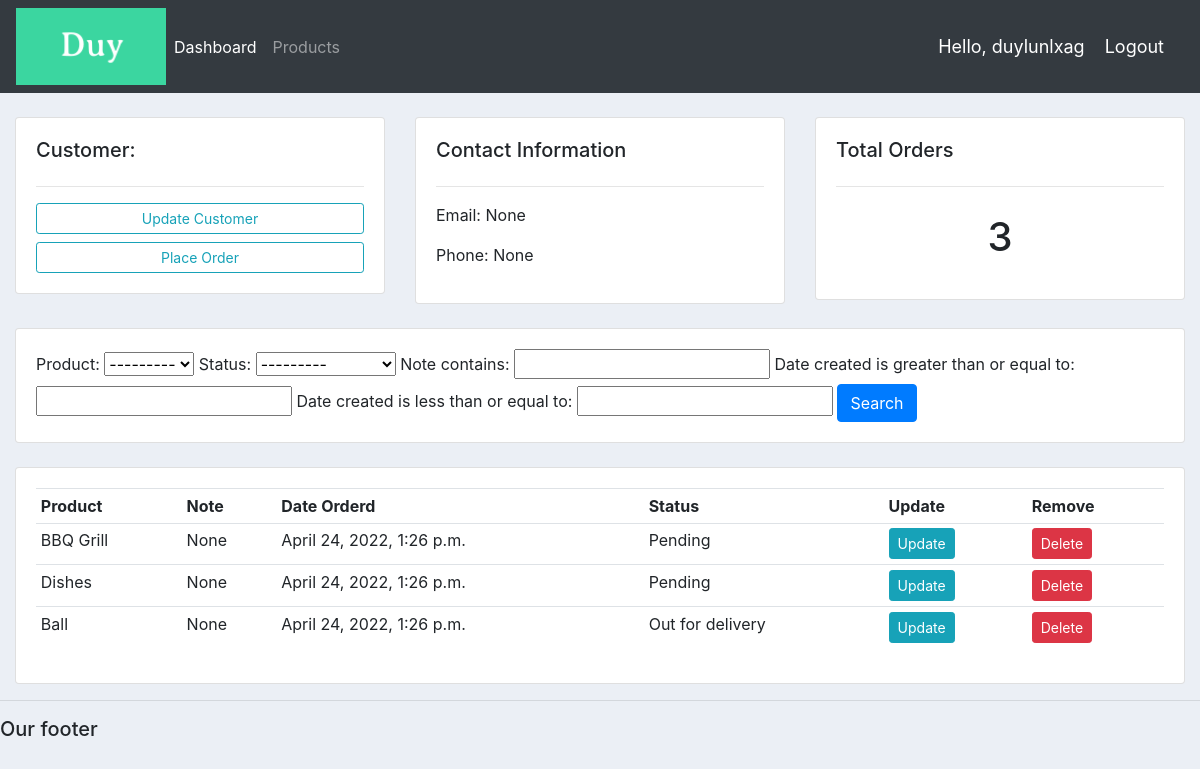
Page /customer/3/ (signed in) on the earlier database version.
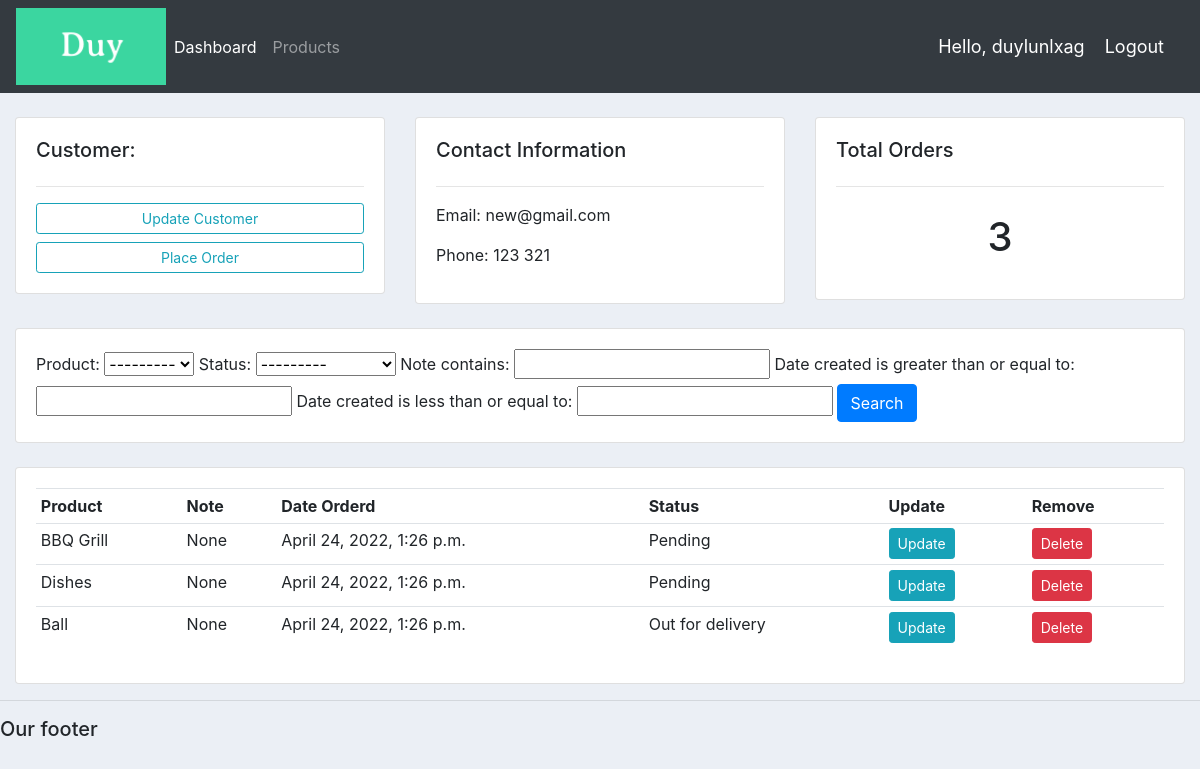
Same page on the later database version.
### accounts/models.py (models this page shows, shortened)
class Customer(models.Model):
	user = models.OneToOneField(User, null=True, blank=True, on_delete=models.CASCADE)
	name = models.CharField(max_length=200, null=True)
	phone = models.CharField(max_length=200, null=True)
	email = models.CharField(max_length=200, null=True)
	profile_pic = models.ImageField(default="profile1.png", null=True, blank=True)
	date_created = models.DateTimeField(auto_now_add=True, null=True)

### accounts/decorators.py (the view)
		def wrapper_func(request, *args, **kwargs):
			group = None
			if request.user.groups.exists():
				group = request.user.groups.all()[0].name
			if group in allowed_roles:
				return view_func(request, *args, **kwargs)
			else:
				return HttpResponse('You are not authorized to view this page')

### accounts/models.py (called while the page is built)
	def __str__(self):
		return self.name

### accounts/views.py (called while the page is built)
@login_required(login_url='login')
@allowed_users(allowed_roles=['admin'])
def customer(request, pk_test):
	customer = Customer.objects.get(id=pk_test)
	orders = customer.order_set.all()
	order_count = orders.count()
	myFilter = OrderFilter(request.GET, queryset=orders)
	orders = myFilter.qs
	context = {'customer':customer, 'orders':orders, 'order_count':order_count,
	'myFilter':myFilter}
	return render(request, 'accounts/customer.html',context)

### accounts/templates/accounts/customer.html
{%  extends 'accounts/main.html' %}
{% block content %}
	<br>
<div class="row">
	<div class="col-md">
		<div class="card card-body">
			<h5>Customer:</h5>
			<hr>
			<a class="btn btn-outline-info  btn-sm btn-block" href="">Update Customer</a>
			<a class="btn btn-outline-info  btn-sm btn-block" href="{% url 'create_order' customer.id %}">Place Order</a>
		</div>
	</div>
	<div class="col-md">
		<div class="card card-body">
			<h5>Contact Information</h5>
			<hr>
			<p>Email: {{customer.email}}</p>
			<p>Phone: {{customer.phone}}</p>
		</div>
	</div>
	<div class="col-md">
		<div class="card card-body">
			<h5>Total Orders</h5>
			<hr>
			<h1 style="text-align: center;padding: 10px">{{order_count}}</h1>
		</div>
	</div>
</div>
<br>
<div class="row">
	<div class="col">
		<div class="card card-body">
			<form method="get">
				{{myFilter.form}}
		    <button class="btn btn-primary" type="submit">Search</button>
		  </form>
		</div>
	</div>
</div>
<br>
<div class="row">
	<div class="col-md">
		<div class="card card-body">
			<table class="table table-sm">
				<tr>
					<th>Product</th>
					<th>Note</th>
					<th>Date Orderd</th>
					<th>Status</th>
					<th>Update</th>
					<th>Remove</th>
				</tr>
				{% for order in orders %}
				<tr>
					<td>{{order.product}}</td>
					<td>{{order.note}}</td>
					<td>{{order.date_created}}</td>
					<td>{{order.status}}</td>
					<td><a class="btn btn-sm btn-info" href="{% url 'update_order' order.id %}">Update</a></td>
					<td><a class="btn btn-sm btn-danger" href="{% url 'delete_order' order.id %}">Delete</a></td>
				</tr>
				{% endfor %}
			</table>
		</div>
	</div>
</div>
{% endblock %}

Differences in the rows shown:
changed Customer: email "None" → "new@gmail.com"; phone "None" → "123 321"
